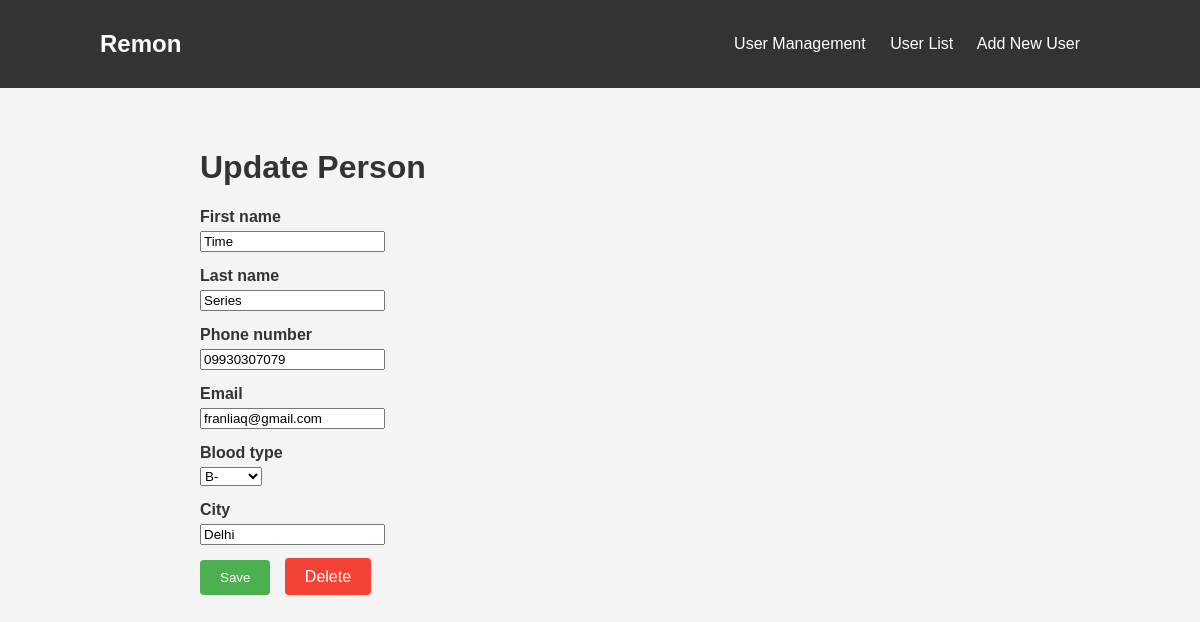
Screenshot of /person/update/9/ with the database file from the repository.
### myapp/models.py (models this page shows, shortened)
class Person(models.Model):
    BLOOD_TYPES = [
        ('A+', 'A+'),
        ('A-', 'A-'),
        ('B+', 'B+'),
        ('B-', 'B-'),
        ('AB+', 'AB+'),
        ('AB-', 'AB-'),
        ('O+', 'O+'),
        ('O-', 'O-'),
    ]
    first_name = models.CharField(max_length=50)
    last_name = models.CharField(max_length=50)
    phone_number = models.CharField(max_length=20)
    email = models.EmailField()
    blood_type = models.CharField(max_length=3, choices=BLOOD_TYPES)
    city = models.CharField(max_length=100)

### myapp/views.py (the view)
# urls.py: path('person/update/<int:pk>/', views.person_update, name='person_update'),
def person_update(request, pk):
    person = Person.objects.get(pk=pk)
    form = LogForm(request.POST or None, instance=person)
    if request.method == 'POST' and form.is_valid():
        form.save()
        form = LogForm(instance=person)
    context = {'form': form}
    return render(request, 'person_form.html', context)

### myapp/forms.py
class LogForm(forms.ModelForm):
    class Meta:
        model = Person
        fields = '__all__'

### myapp/templates/person_form.html (shortened to what this page needs)
{% extends 'base.html' %}
{% block content %}
    <div style="max-width: 800px; margin: 0 auto; padding: 20px;">
        <h1 style="color: #333;">
            {% if form.instance.pk %}
                Update Person
            {% else %}
                Create Person
            {% endif %}
        </h1>
        <form method="post">
            {% for field in form %}
                <div style="margin-bottom: 15px;">
                    <label style="display: block; font-weight: bold; margin-bottom: 5px;">{{ field.label }}</label>
                    {{ field }}
                </div>
            {% endfor %}
            <button type="submit" style="background-color: #4CAF50; color: white; padding: 10px 20px; border: none; border-radius: 4px; cursor: pointer;">Save</button>
            {% if form.instance.pk %}
                <a href="{% url 'delete_person' form.instance.pk %}" style="background-color: #f44336; color: white; padding: 10px 20px; border: none; border-radius: 4px; text-decoration: none; margin-left: 10px;">Delete</a>
            {% endif %}
        </form>
    </div>
{% endblock %}

### myapp/templates/base.html (style rules this page uses)
body { font-family: Arial, sans-serif; margin: 0; padding: 0; background-color: #f4f4f4; color: #333; }

### rows the page displays
Person: form "Time" "Series" "09930307079" "franliaq@gmail.com" "B-" "Delhi"

### other values shown
{{ field.label }} "First name" "Last name" "Phone number" "Email" "Blood type" "City"
